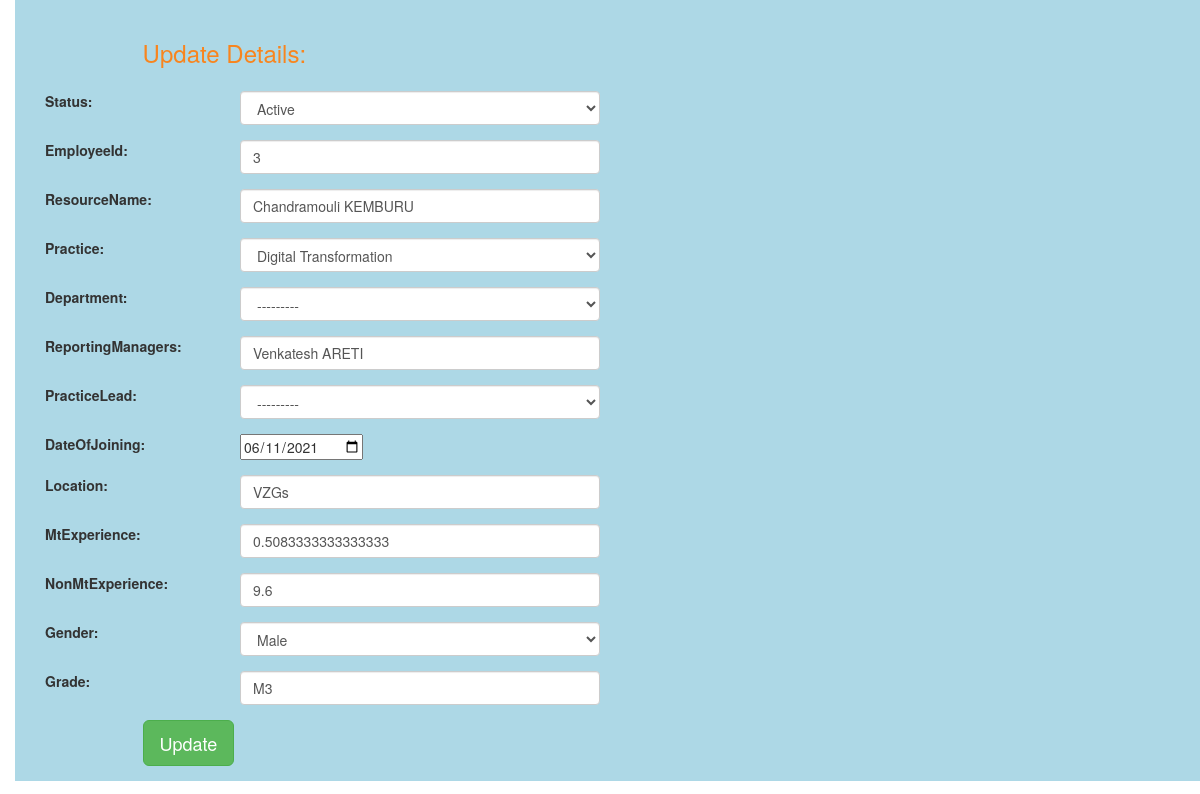
The app's page /edit/3 (signed in) with its own data.
### webapp/models.py (models this page shows, shortened)
class EmployeeDetails(models.Model):
    class Meta:
        verbose_name_plural = 'EmployeeDetails'
    GENDER_CHOICE = (("MALE", "Male"), ("FEMALE", "Female"))
    STATUS_CHOICE = (("ACTIVE","Active"),("INACTIVE","Inactive"),("RESIGN","Resign"))
    PRACTICE_CHOICE = (("DIGITAL TRANSFORMATION","Digital Transformation"),)
    DEPARTMENT_CHOICE = (("DEVOPS","DevOps"),("ENTERPRISE APPLICATION DEVELOPMENT","Enterprise Application Development"),("UI","UI"),("CLOUD SOLUTIONS","Cloud Solutions"),("ENTERPRISE ARCHITECTURE","Enterprise Architecture"),("UX","UX"),("PRODUCT ENGINEERING","Product Engineering"),("MOBILITY","Mobility"),("PROFESSIONAL SERVICES","Professional Services"))
    PRACTICE_LEAD_CHOICE = (("SURESH TUKARAM SUTAR","Suresh Tukaram SUTAR"),("SAILAJA GUDALA","Sailaja GUDALA"),("SRINIVAS KANTTUGA","Srinivas KATTUNGA"),("ABHIJEET BHIKAJI PATIL","Abhijeet Bhikaji PATIL"),("SANJAY PARMANAND BATHEJA","Sanjay Parmanand BATHEJA"),("YYOMA DILIP PATHAK","Vyoma Dilip PATHAK"),("ABHIJEET HARISHCHANDRA ALONE","Abhijeet Harishchandra ALONE"),("NASIR AHMED R","Nasir Ahmed R"))
    status = models.CharField(max_length=100,choices = STATUS_CHOICE,null=True)
    emp_id=models.IntegerField(primary_key=True,null=False)
    resource_name = models.CharField(max_length=100,null=True)
    practice = models.CharField(max_length=100,choices=PRACTICE_CHOICE,default="Digital Transformation",null=True)
    department = models.CharField(max_length=100,choices=DEPARTMENT_CHOICE,null=True)
    reporting_managers = models.CharField(max_length=100,null=True)
    practice_lead = models.CharField(max_length=100,choices=PRACTICE_LEAD_CHOICE,null=True)
    date_of_joining = models.DateField(blank=True , null=True)
    location = models.CharField(max_length=100,null=True)
    mt_experience = models.FloatField(max_length=100,null=True)
    non_mt_experience = models.FloatField(max_length=100,blank=True , null=True)
    gender = models.CharField(max_length=100,choices=GENDER_CHOICE,null=True)
    grade = models.CharField(max_length=100,blank=True , null=True)

### webapp/views.py (the view)
# urls.py: path('edit/<int:id>', views.edit),
@login_required(login_url=login)
def edit(request, id):
    employee_obj = EmployeeDetails.objects.get(emp_id=id)
    if request.method == 'POST':
        print(request.POST)
        form = EmployeeForm(request.POST, instance=employee_obj)
        print(form)
        if form.is_valid():
            form.save()
            return redirect('/')
    else:
        form = EmployeeForm(instance=employee_obj)
    return render(request, 'edit.html', {'employee': form, 'id': id})

### webapp/templates/edit.html (shortened to what this page needs)
{% extends "base.html" %} {% block title %}Add New Employee Records{% endblock title %} {% block content %}
<div class="col-md-12">
    <form method="POST" class="post-form">
        <div class="container">
            <br>
            <div class="form-group row">
                <label class="col-sm-1 col-form-label"></label>
                <div class="col-sm-4">
                    <h3 style="color: rgb(248, 133, 30);">Update Details:</h3>
                </div>
            </div>
            <div class="form-group row">
                <label class="col-sm-2 col-form-label">Status:</label>
                <div class="col-sm-4">
                    {{ employee.status }}
                </div>
            </div>
            <div class="form-group row">
                <label class="col-sm-2 col-form-label">EmployeeId:</label>
                <div class="col-sm-4">
                    {{ employee.emp_id }}
                </div>
            </div>
            <div class="form-group row">
                <label class="col-sm-2 col-form-label">ResourceName:</label>
                <div class="col-sm-4">
                    {{ employee.resource_name }}
                </div>
            </div>
            <div class="form-group row">
                <label class="col-sm-2 col-form-label">Practice:</label>
                <div class="col-sm-4">
                    {{ employee.practice }}
                </div>
            </div>
            <div class="form-group row">
                <label class="col-sm-2 col-form-label">Department:</label>
                <div class="col-sm-4">
                    {{ employee.department }}
                </div>
            </div>
            <div class="form-group row">
                <label class="col-sm-2 col-form-label">ReportingManagers:</label>
                <div class="col-sm-4">
                    {{ employee.reporting_managers }}
                </div>
            </div>
            <div class="form-group row">
                <label class="col-sm-2 col-form-label">PracticeLead:</label>
                <div class="col-sm-4">
                    {{ employee.practice_lead }}
                </div>
            </div>
            <div class="form-group row">
                <label class="col-sm-2 col-form-label">DateOfJoining:</label>
                <div class="col-sm-4">
                    {{ employee.date_of_joining }}
                </div>
            </div>
            <div class="form-group row">
                <label class="col-sm-2 col-form-label">Location:</label>
                <div class="col-sm-4">
                    {{ employee.location }}
                </div>
            </div>
            <div class="form-group row">
                <label class="col-sm-2 col-form-label">MtExperience:</label>
                <div class="col-sm-4">
                    {{ employee.mt_experience }}
                </div>
            </div>
            <div class="form-group row">
                <label class="col-sm-2 col-form-label">NonMtExperience:</label>
                <div class="col-sm-4">
                    {{ employee.non_mt_experience }}
                </div>
            </div>
            <div class="form-group row">
                <label class="col-sm-2 col-form-label">Gender:</label>
                <div class="col-sm-4">
                    {{ employee.gender }}
                </div>
            </div>
            <div class="form-group row">
                <label class="col-sm-2 col-form-label">Grade:</label>
                <div class="col-sm-4">
                    {{ employee.grade }}
                </div>
            </div>
            <div class="form-group row">
                <label class="col-sm-1 col-form-label"></label>
                <div class="col-sm-4">
                    <button type="submit" class="btn btn-success btn-lg">Update</button>
                </div>
            </div>
        </div>
    </form>
    {% endblock content %}

### webapp/templates/edit.html (style rules this page uses)
.container { background-color: lightblue; }

### records on screen
EmployeeDetails: status "Active", emp_id "3", resource_name "Chandramouli KEMBURU", practice "Digital Transformation", department "---------", reporting_managers "Venkatesh ARETI", practice_lead "---------", date_of_joining "06/11/2021", location "VZGs", mt_experience "0.5083333333333333", non_mt_experience "9.6", gender "Male", grade "M3"
